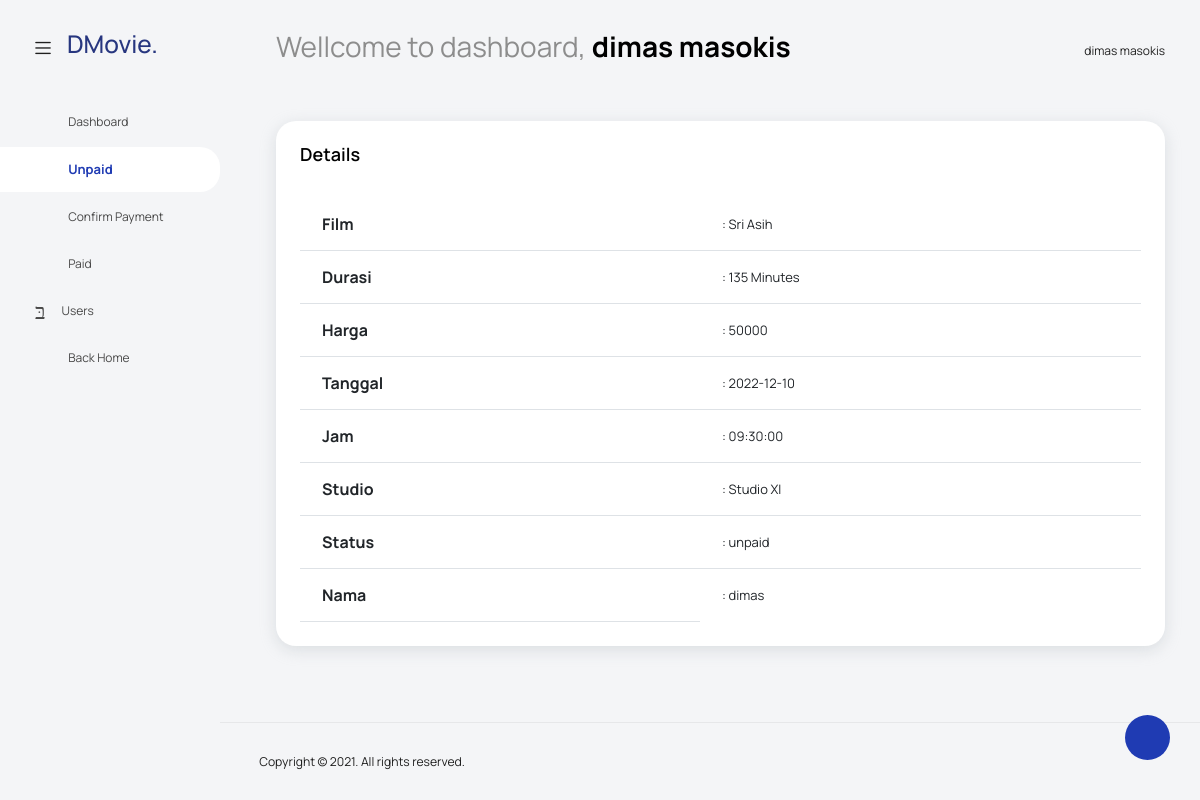
The app's page /admin/index.php?page=unpaid&unpaidpage=detail&id_pesan=27 (signed in) with its own data.
### tables this page shows
CREATE TABLE `pemesanan` (
  `id_pemesanan` int(11) NOT NULL,
  `id_user` int(11) NOT NULL,
  `id_film` int(11) NOT NULL,
  `id_jadwal` int(11) NOT NULL,
  `seat` enum('1','2','3','4','5','6','7','8','9','10','11','12','13','14','15','16','17','18','19','20') NOT NULL,
  `id_jam` int(11) NOT NULL,
  `id_studio` int(11) NOT NULL,
  `status` enum('paid','unpaid','proccess') NOT NULL
);

CREATE TABLE `film` (
  `id_film` int(11) NOT NULL,
  `judul` varchar(100) DEFAULT NULL,
  `genre` varchar(50) DEFAULT NULL,
  `durasi` varchar(50) DEFAULT NULL,
  `pemain` text DEFAULT NULL,
  `poster` text DEFAULT NULL,
  `sinopsis` text DEFAULT NULL,
  `harga` varchar(50) DEFAULT NULL,
  `kategory` enum('nowplaying','upcoming') NOT NULL
);

CREATE TABLE `jadwal` (
  `id_jadwal` int(11) NOT NULL,
  `tanggal` date NOT NULL
);

CREATE TABLE `jam` (
  `id_jam` int(11) NOT NULL,
  `jam` time NOT NULL
);

CREATE TABLE `studio` (
  `id_studio` int(11) NOT NULL,
  `nm_studio` varchar(20) NOT NULL
);

CREATE TABLE `user` (
  `id_user` int(11) NOT NULL,
  `name` varchar(50) NOT NULL,
  `username` varchar(50) NOT NULL,
  `password` varchar(50) NOT NULL,
  `role` enum('super_admin','admin','customer') NOT NULL
);

### admin/data-unpaid.php (the view, shortened to what this page needs)
<?php
$unpaidpage = isset($_GET["unpaidpage"]) ? $_GET["unpaidpage"] : "unpaid";
if ($unpaidpage === "detail") {
    detailData();
} else {
    getData();
}
?>
<?php
function detailData()
{
    $id_pesan = $_GET["id_pesan"];
    $koneksi = getConnection();
    $query = mysqli_query($koneksi, "SELECT * FROM pemesanan JOIN film on pemesanan.id_film = film.id_film JOIN jadwal on pemesanan.id_jadwal = jadwal.id_jadwal JOIN studio on pemesanan.id_studio=studio.id_studio JOIN jam on pemesanan.id_jam=jam.id_jam JOIN user on pemesanan.id_user=user.id_user WHERE id_pemesanan='$id_pesan'");
    $data = mysqli_fetch_object($query);
?>
    <div class="col-lg-12 grid-margin stretch-card">
        <div class="card">
            <div class="card-body">
                <h4 class="card-title">Details</h4>
                <div class="table-responsive pt-3">
                    <table class="table ">
                        <tbody>
                            <tr>
                                <th style="width: 400px;">Film</th>
                                <td>: <?php echo $data->judul ?></td>
                            </tr>
                            <tr>
                                <th style="width: 400px;">Durasi</th>
                                <td>: <?php echo $data->durasi ?></td>
                            </tr>
                            <tr>
                                <th style="width: 400px;">Harga</th>
                                <td>: <?php echo $data->harga ?></td>
                            </tr>
                            <tr>
                                <th style="width: 400px;">Tanggal</th>
                                <td>: <?php echo $data->tanggal ?></td>
                            </tr>
                            <tr>
                                <th style="width: 400px;">Jam</th>
                                <td>: <?php echo $data->jam ?></td>
                            </tr>
                            <tr>
                                <th style="width: 400px;">Studio</th>
                                <td>: <?php echo $data->nm_studio ?></td>
                            </tr>
                            <tr>
                                <th style="width: 400px;">Status</th>
                                <td>: <?php echo $data->status ?></td>
                            </tr>
                            <tr>
                                <th style="width: 400px;">Nama</th>
                                <td>: <?php echo $data->name ?></td>
                            </tr>
                        </tbody>
                    </table>
                </div>
            </div>
        </div>
    </div>
<?php
}

### records on screen
pemesanan: id_film.judul "Sri Asih", id_film.durasi "135 Minutes", id_film.harga "50000", id_jadwal.tanggal "2022-12-10", id_jam.jam "09:30:00", id_studio.nm_studio "Studio XI", status "unpaid", id_user.name "dimas"

### other values on screen
$_SESSION['nama'] "dimas masokis"
